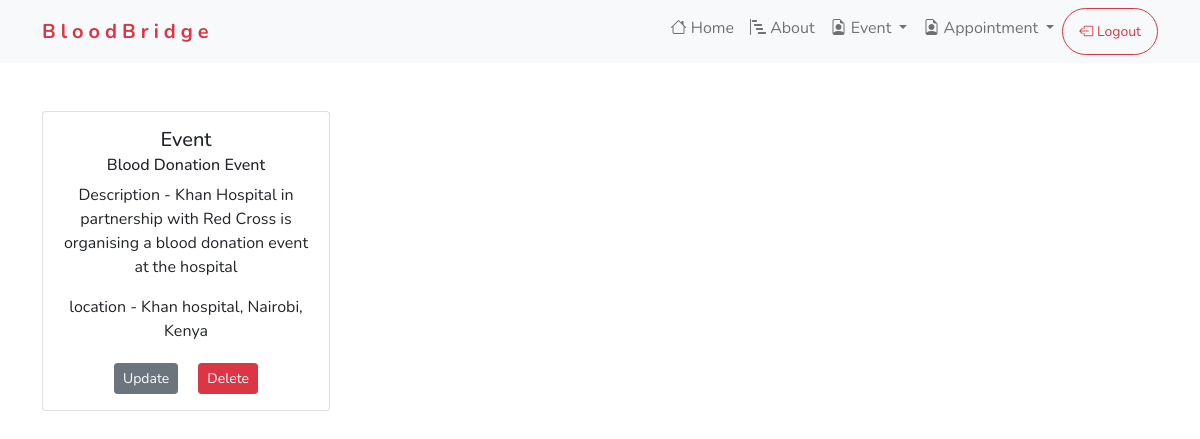
The app's page /event/2/ (signed in) with its own data.
### event/models.py (models this page shows, shortened)
class Event(models.Model):
    title = models.CharField(max_length=120)
    description = models.TextField(max_length=2000)
    location = models.CharField(max_length=100)
    event_date = models.DateField('Date of the event')
    created_date = models.DateTimeField(default=timezone.now)

### event/views.py (the view)
# urls.py: path('event/<int:pk>/', view=EventDetails.as_view(), name="event-detail"),
class EventDetails(DeleteView):
    model = Event

### event/templates/event/event_confirm_delete.html
{%extends 'donate/base.html'%}
{%load crispy_forms_tags%}
{% block content%}
<div class="container mt-5">
    <div class="card" style="width: 18rem;">
        <div class="card-body text-center">
          <h5 class="card-title">Event</h5>
          <h6 class="card-subtitle mb-2 text-body-secondary">{{object.title}}</h6>
          <p class="card-text">Description - {{object.description}}</p>
          <p class="card-text">location - {{object.location}}</p>
          <a a href="{%url "appointment-update" object.id%}" class="card-link btn btn-secondary btn-sm mt-1">Update</a>
          <a href="{%url "delete-appointment" object.id%}" class="card-link btn btn-danger btn-sm mt-1">Delete</a>
        </div>
      </div>
</div>
{%endblock content%}

### donate/static/donate/styles.css (style rules this page uses)
* { font-family: 'Nunito', sans-serif; }

### records on screen
Event: title "Blood Donation Event", description "Khan Hospital in partnership with Red Cross is organising a blood donation event at the hospital", location "Khan hospital, Nairobi, Kenya"
